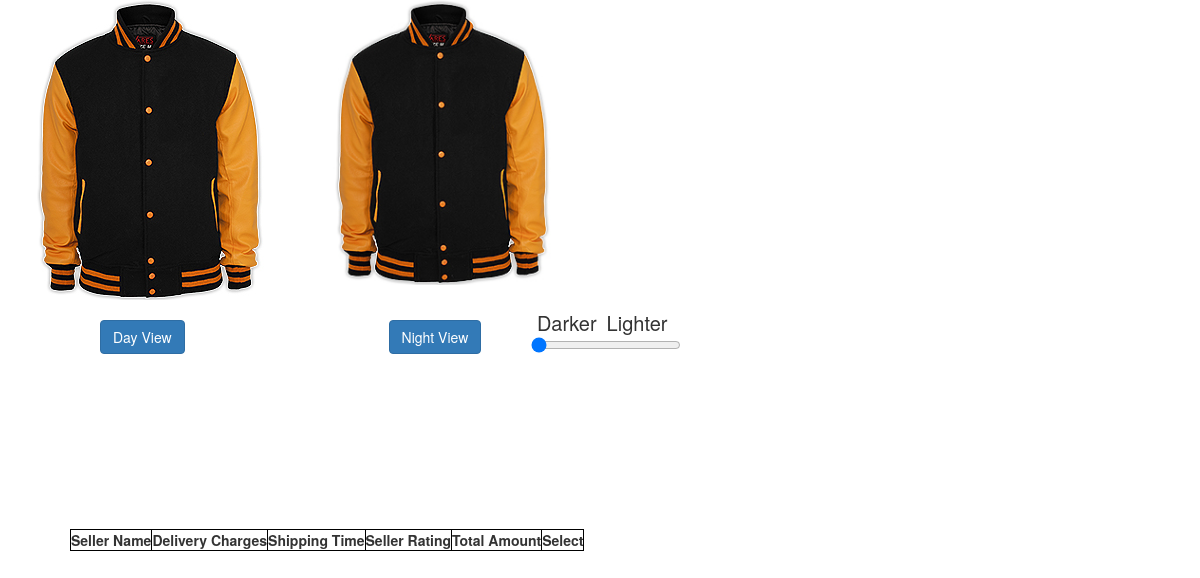
Page /images/jacket-bundle.php on the earlier database version.
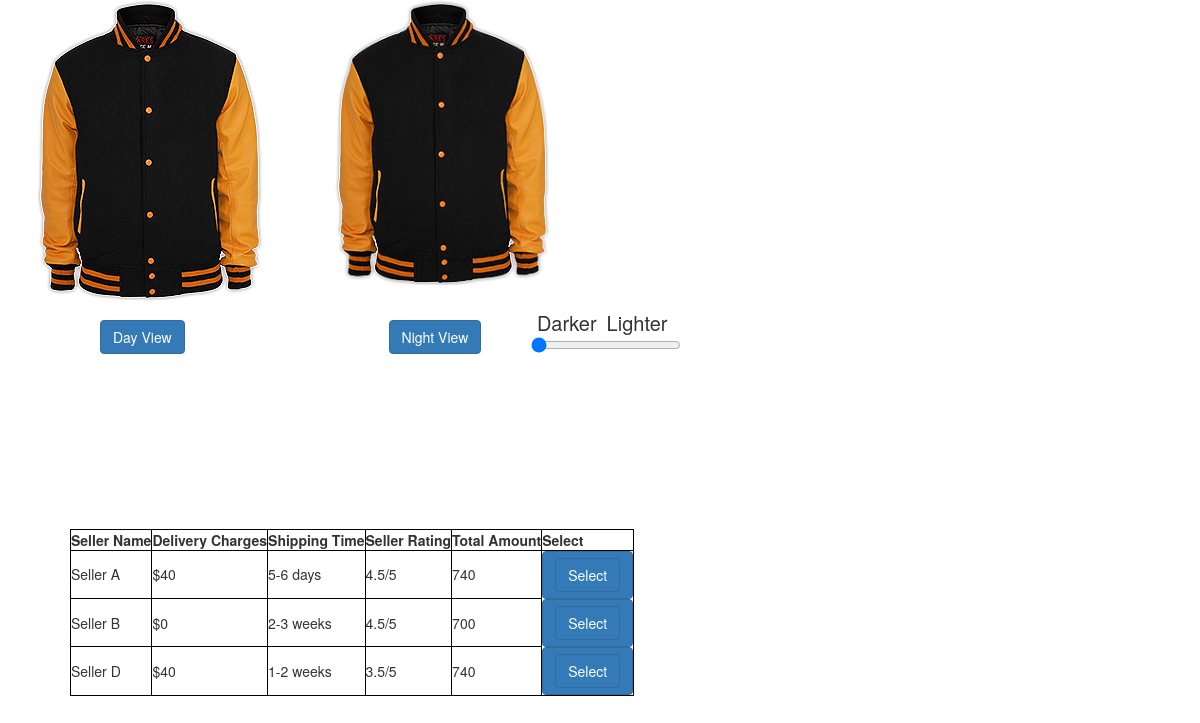
Same page on the later database version.
### tables this page shows
CREATE TABLE IF NOT EXISTS `seller` (
`seller_id` int(10) NOT NULL,
  `seller_title` text NOT NULL,
  `seller_price` int(10) NOT NULL,
  `seller_time` text NOT NULL,
  `seller_rating` text NOT NULL
);

CREATE TABLE IF NOT EXISTS `products` (
`product_id` int(10) NOT NULL,
  `p_cat_id` int(10) NOT NULL,
  `cat_id` int(10) NOT NULL,
  `manufacturer_id` int(10) NOT NULL,
  `date` timestamp NOT NULL DEFAULT CURRENT_TIMESTAMP ON UPDATE CURRENT_TIMESTAMP,
  `product_title` text NOT NULL,
  `product_url` text NOT NULL,
  `product_img1` text NOT NULL,
  `product_price` int(10) NOT NULL,
  `status` varchar(255) NOT NULL
);

### public_html/images/jacket-bundle.php (the view, shortened to what this page needs)
<!DOCTYPE html>
<head>
<link href="style.css" rel="stylesheet">
<link href="../styles/bootstrap.min.css" rel="stylesheet">
</head>
<?php
$db = mysqli_connect('mysql', "root", "pass", "Ecom_Store");
    echo "
<div class='product' >
<img src='jacket-1.jpg' style='float:left;'>
<div class='container'>
<img src='jacket-1.jpg' class='image'>
  <div class='night' id='night'>
  </div>
</div>
<p class='btn btn-primary btn1'>Day View</p>
<p class='btn btn-primary btn1 btn2'>Night View
<fieldset class='field' style='width: 150px; height: 150px;display:inline-block;margin-left:50px;font-size:20px;'>
  <label for='b'></label>
  Darker&ensp;Lighter<input type='range' min='0' max='255' id='b' step='1' value='0'>
  <output for='b' style='font-size:20px;'></output>
</fieldset>  </p>
<br><br>
</div>
";
$get_prod = "select * from products where product_id=11";
$run_prod = mysqli_query($db, $get_prod);
   while($row_prod = mysqli_fetch_array($run_prod)){
       $pro_id= 11;
       $pro_price=$row_prod['product_price'];
}
$get_seller = "select * from seller WHERE seller_id=7";
$run_seller = mysqli_query($db, $get_seller);
echo "<table><tr><th>Seller Name</th><th>Delivery Charges</th><th>Shipping Time</th><th>Seller Rating</th><th>Total Amount</th><th>Select</th></tr>";
   while($row_seller = mysqli_fetch_array($run_seller)){
    $s_price=$row_seller['seller_price'];
    $amt=$s_price+$pro_price;
    echo "<tr><td>".$row_seller['seller_title']."</td><td>$".$row_seller['seller_price']."</td><td>".$row_seller['seller_time']."</td><td>".$row_seller['seller_rating']."</td><td>".$amt."</td><td class='btn btn-primary sel'><a href='../cart.php?itemId=$pro_id&quantity=1&price=$amt&size=Medium' class='btn btn-primary' style='text-decoration: none;'>Select</a></td></tr>";
}
echo "</table>";
?>

Differences in the rows shown:
added seller: seller_title "Seller A", seller_price "40", seller_time "5-6 days", seller_rating "4.5/5", seller_price.product_price "740"
added seller: seller_title "Seller B", seller_price "0", seller_time "2-3 weeks", seller_rating "4.5/5", seller_price.product_price "700"
added seller: seller_title "Seller D", seller_price "40", seller_time "1-2 weeks", seller_rating "3.5/5", seller_price.product_price "740"
